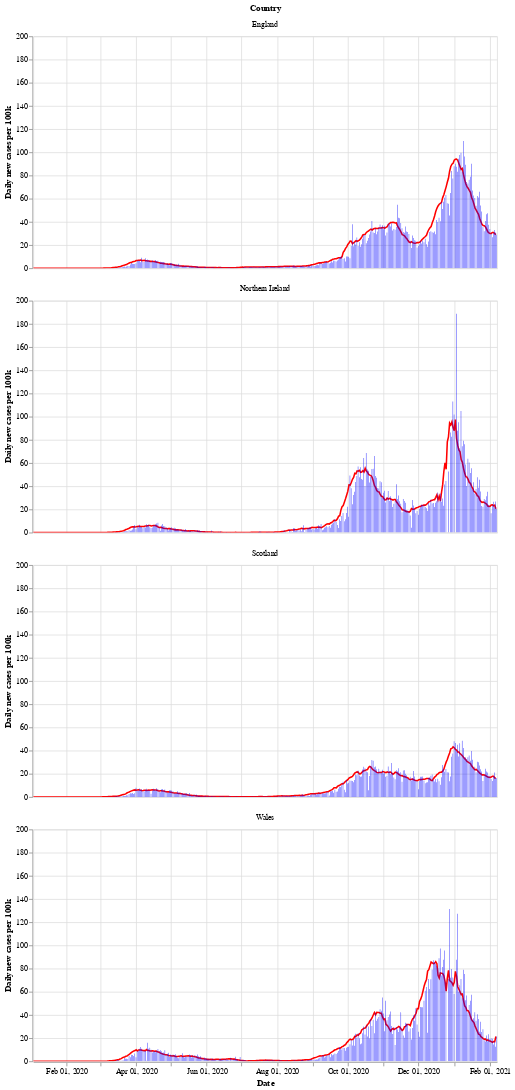

This figure's notebook cell:
### Markdown cell above
Next is a bar chart of the number of new cases in each country (per 100k population), with the 7 day moving average of cases. Again we see that Wales saw a longer period of raising and falling cases compared to the other countries.

After a period of cases falling, each nation is now seeing a rise in the number of cases - especially in Wales.

### Code cell
# collapse
bars = alt.Chart(uk_cases).mark_bar().encode(
    x=alt.X("yearmonthdate(date):T", axis=alt.Axis(title='Date')),
    y=alt.Y("newCasesRate:Q", axis=alt.Axis(title='Daily new cases per 100k')),
    tooltip='newCasesRate',
    color=alt.condition(
        alt.datum.dailyChange > 0,
        alt.value("orange"),  # The positive color
        alt.value("blue")  # The negative color
    )
).properties(title='New cases per 100k population with rolling 7 day average', width=600).interactive()
line = alt.Chart(uk_cases).mark_line(
    color='red',
    size=2,
).transform_window(
    rolling_mean='mean(newCasesRate)',
    frame=[0, 7],
    groupby=['areaName']
).encode(
    x='yearmonthdate(date):T',
    y='rolling_mean:Q'
)
alt.layer(line, bars, data=uk_cases).facet(alt.Row('areaName', title='Country'), columns=1)

### Figure 1 — Vega-Lite specification as saved in the notebook (floating-point values rounded to 4 significant figures; data arrays with more than 128 entries replaced by an {"elided": "..."} marker saying what was removed)
{"config": {"view": {"continuousWidth": 400, "continuousHeight": 300}}, "data": {"name": "data-f7d8dedf19efc3b8e4ad631ed3dfbb53"}, "facet": {"type": "nominal", "field": "areaName", "title": "Country"}, "spec": {"layer": [{"mark": {"type": "line", "color": "red", "size": 2}, "encoding": {"x": {"type": "temporal", "field": "date", "timeUnit": "yearmonthdate"}, "y": {"type": "quantitative", "field": "rolling_mean"}}, "transform": [{"window": [{"op": "mean", "field": "newCasesRate", "as": "rolling_mean"}], "frame": [0, 7], "groupby": ["areaName"]}]}, {"mark": "bar", "encoding": {"color": {"condition": {"value": "orange", "test": "(datum.dailyChange > 0)"}, "value": "blue"}, "tooltip": {"type": "quantitative", "field": "newCasesRate"}, "x": {"type": "temporal", "axis": {"title": "Date"}, "field": "date", "timeUnit": "yearmonthdate"}, "y": {"type": "quantitative", "axis": {"title": "Daily new cases per 100k"}, "field": "newCasesRate"}}, "selection": {"selector002": {"type": "interval", "bind": "scales", "encodings": ["x", "y"]}}, "title": "New cases per 100k population with rolling 7 day average", "width": 600}]}, "columns": 1, "$schema": "https://vega.github.io/schema/vega-lite/v4.8.1.json", "datasets": {"data-f7d8dedf19efc3b8e4ad631ed3dfbb53": {"elided": "1604 records"}}}
